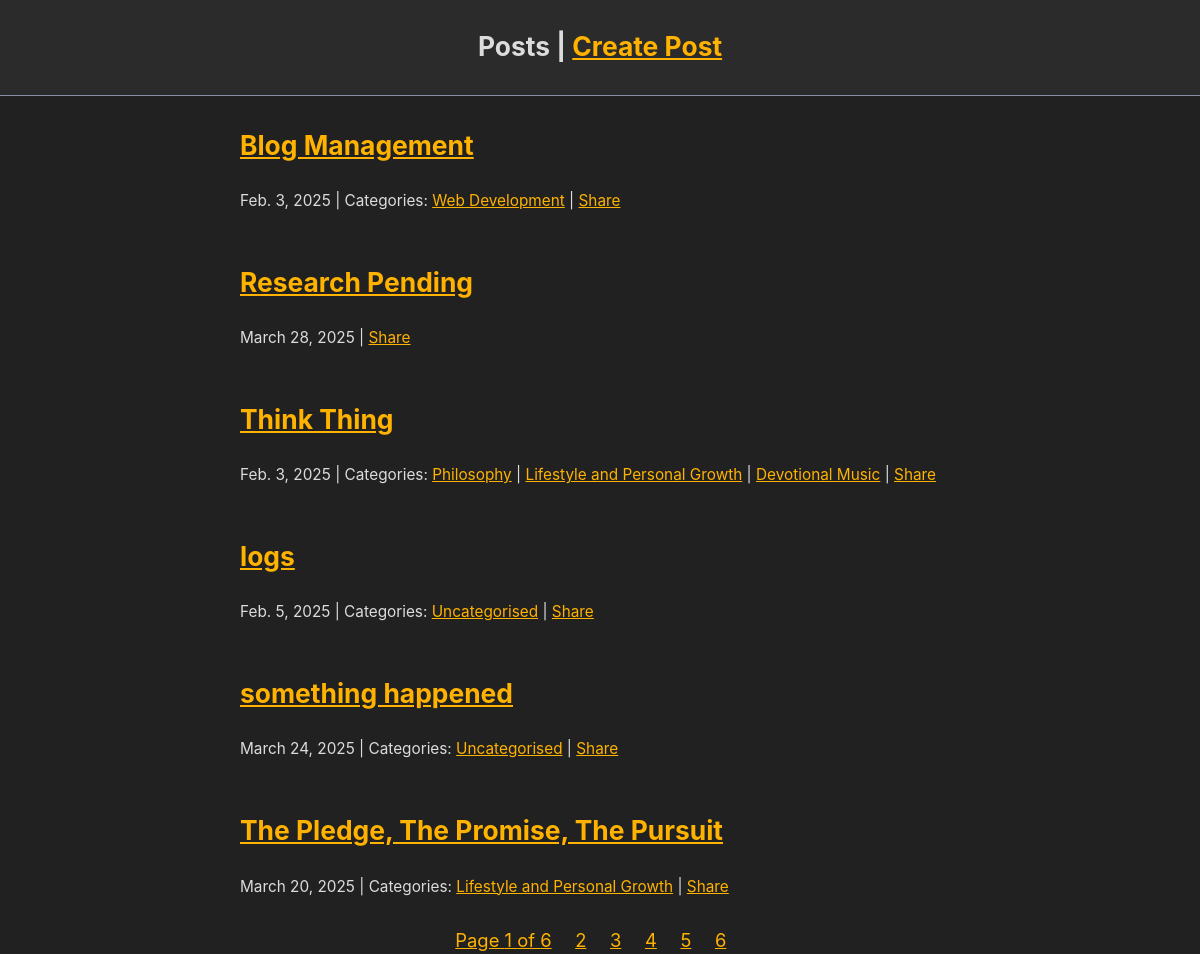
The app's page /home/ (signed in) with its own data.
### core/models.py (models this page shows, shortened)
class BlogPost(models.Model):
    title = models.CharField(max_length=255)
    body = tinymce_models.HTMLField()
    created_on = models.DateTimeField(auto_now_add=True)
    last_modified = models.DateTimeField(auto_now=True)
    categories = models.ManyToManyField("Category", related_name="blogposts", default=None)
    share_token = models.UUIDField(default=uuid.uuid4, editable=False, unique=True)
    password_protect = models.BooleanField(default=False, choices=choices, blank=True, null=True)
    require_table_of_contents = models.BooleanField(default=False, choices=choices, blank=True, null=True)
    slug = models.SlugField(blank=True, null=True, max_length=255)
    class Meta:
        ordering = ['-last_modified']
    def get_share_url(self):
        return reverse('share', kwargs={'uuid': self.share_token})

class Category(models.Model):
    name = models.CharField(max_length=255, unique=True)
    class Meta:
        verbose_name_plural = 'Categories'

### core/views.py (the view, shortened to what this page needs)
# urls.py: path("home/", views.index, name='index'),
def index(request):
    pageNo = request.GET.get('page')
    is_mobile = is_mobile_device(request)
    posts, paginator = BlogPostService.getPosts(request.user, pageNo, 5 if is_mobile else 6)
    quote = fetchQuote()
    context = {
        "posts": posts,
        "paginator": paginator,
        'quote': quote,
    }
    ajax = is_ajax(request)
    response = render(request, 'core/index.html', context)
    return response

### core/utils.py (called while the page is built)
def is_mobile_device(request: HttpRequest) -> bool:
        user_agent = request.META.get('HTTP_USER_AGENT', '').lower()
        mobile_keywords = ['iphone', 'android', 'windows phone', 'mobile', 'blackberry', 'ipad']
        return any(keyword in user_agent for keyword in mobile_keywords)

def is_ajax(request: HttpRequest) -> bool:
    return request.META.get('HTTP_X_REQUESTED_WITH') == 'XMLHttpRequest'

### core/views.py (called while the page is built)
    @staticmethod
    def getPosts(user: User, pageNo: int, number_of_posts: int) -> list:
        if user.is_superuser:
            posts = BlogPost.objects.all()
        else:
            posts = BlogPost.objects.all().filter(password_protect=False)
        paginatorInstance = Paginator(posts, number_of_posts)
        try:
            postsPage = paginatorInstance.get_page(pageNo)
        except PageNotAnInteger:
            postsPage = paginatorInstance.get_page(1)
        except EmptyPage:
            postsPage = paginatorInstance.get_page(paginatorInstance.num_pages)
            postsPage.adjusted_elided_pages = paginatorInstance.get_elided_page_range(pageNo)
        return postsPage, paginatorInstance

### blog/core/templates/core/index.html (shortened to what this page needs)
{% load static %}
<!DOCTYPE html>
<html lang="en">
    <head>
        <link rel="stylesheet" href="{% static 'simple.css' %}">
    </head>
    <body>
        {% block page_title %}
            <header><h3>Posts | <a href="{% url 'createBlogPost' %}">Create Post</a></h3></header>
        {% endblock %}
        <main>
        {% block post_list %}
            {% block posts %}
                {% for post in posts.object_list %}
                    <div class="post">
                        <h3><a href="{% url 'viewBlog' post.slug %}">{{ post.title }}</a></h3>
                            <small>
                                {{ post.created_on.date }} |
                                {% if post.categories.all %}
                                    Categories:
                                    {% for category in post.categories.all %}
                                        <a href="{% url 'viewBlogByCategory' category.name %}"> {{ category.name }}</a> |
                                    {% endfor %}
                                {% endif %}
                                <a href="{{ post.get_share_url }}">Share</a>
                            </small>
                    </div></br>
                {% endfor %}
            {% endblock posts %}
            <center>
                <div class="pagination">
                    {% for i in posts.paginator.page_range %}
                        {% if i == posts.number %}
                            <span><a href="?n={{posts.number}}" id="page_no">Page {{ posts.number }} of {{ posts.paginator.num_pages }}</a></span>&emsp;
                        {% else %}
                            <span><a href="?n={{i}}" id="page_no">{{i}}</a></span>&emsp;
                        {% endif %}
                    {% endfor %}
                </div>
            </center>
        {% endblock post_list %}
        </main>
    </body>
</html>

### blog/core/static/simple.css (style rules this page uses)
:root { --sans-font: -apple-system, BlinkMacSystemFont, "Avenir Next", Avenir, "Nimbus Sans L", Roboto, "Noto Sans", "Segoe UI", Arial, Helvetica, "Helvetica Neue", sans-serif; --mono-font: Consolas, Menlo, Monaco, "Andale Mono", "Ubuntu Mono", monospace; --standard-border-radius: 5px; color-scheme: dark; --bg: #212121; --accent-bg: #2b2b2b; --text: #dcdcdc; --text-light: #ababab; --accent: #ffb300; --accent-hover: #ffe099; --accent-text: var(--bg); --code: #f06292; --preformatted: #ccc; --disabled: #111; --border: #898ea4; }
*, *::before, *::after { box-sizing: border-box; }
html { font-family: var(--sans-font); scroll-behavior: smooth; }
body { color: var(--text); background-color: var(--bg); font-size: 1.15rem; line-height: 1.5; display: grid; grid-template-columns: 1fr min(45rem, 90%) 1fr; margin: 0; }
body > * { grid-column: 2; }
body > header { background-color: var(--accent-bg); border-bottom: 1px solid var(--border); text-align: center; padding: 0 0.5rem 0.5rem 0.5rem; grid-column: 1 / -1; }
body > header > *:only-child { margin-block-start: 2rem; }
main { padding-top: 0.5rem; }
h3 { font-size: 1.65rem; }
p, h1, h2, h3, h4, h5, h6 { overflow-wrap: break-word; }
h1, h2, h3 { line-height: 1.1; }
a, a:visited { color: var(--accent); }

### blog/core/templates/core/index.html (style rules this page uses)
.pagination { display: inline-block; }
a#page_no { tab-size: 4; }

### records on screen
BlogPost: title "Blog Management", created_on "Feb. 3, 2025"
Category: name "Web Development"
BlogPost: title "Research Pending", created_on "March 28, 2025"
BlogPost: title "Think Thing", created_on "Feb. 3, 2025"
Category: name "Philosophy"
Category: name "Lifestyle and Personal Growth"
Category: name "Devotional Music"
BlogPost: title "logs", created_on "Feb. 5, 2025"
Category: name "Uncategorised"
BlogPost: title "something happened", created_on "March 24, 2025"
BlogPost: title "The Pledge, The Promise, The Pursuit", created_on "March 20, 2025"

### other values on screen
{{ posts.number }} "1"
{{ posts.paginator.num_pages }} "6"
{{ i }} "2" "3" "4" "5" "6"
